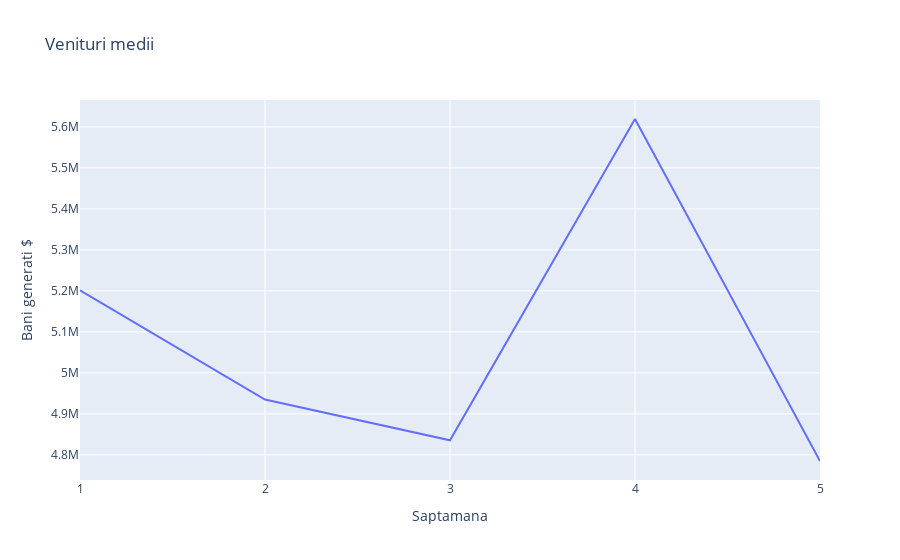

Source (notebook cell):
### Code cell
fig = px.line(x=["1","2","3","4","5"], 
              y=[5201316, 4935093, 4835519, 5619357, 4785117], title="Venituri medii", labels={'x':"Saptamana", 'y':'Bani generati $'} )
fig.show()

### Figure 1 — Plotly figure (JSON) as saved in the notebook; plotly's stock layout.template omitted (floating-point values rounded to 4 significant figures)
{"data": [{"hovertemplate": "Saptamana=%{x}<br>Bani generati $=%{y}<extra></extra>", "legendgroup": "", "line": {"color": "#636efa", "dash": "solid"}, "mode": "lines", "name": "", "orientation": "v", "showlegend": false, "type": "scatter", "x": ["1", "2", "3", "4", "5"], "xaxis": "x", "y": [5201316, 4935093, 4835519, 5619357, 4785117], "yaxis": "y"}], "layout": {"autosize": true, "legend": {"tracegroupgap": 0}, "title": {"text": "Venituri medii"}, "xaxis": {"anchor": "y", "autorange": true, "domain": [0, 1], "range": [0, 4], "title": {"text": "Saptamana"}, "type": "category"}, "yaxis": {"anchor": "x", "autorange": true, "domain": [0, 1], "range": [4739000.0, 5666000.0], "title": {"text": "Bani generati $"}, "type": "linear"}}}
